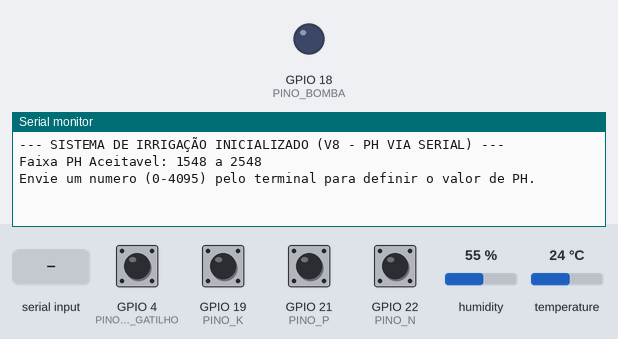
A sketch run on a simulated ESP32. Parts: output pins drawn as LEDs (lit = HIGH), the last lines printed to the serial monitor. The test bench sets the inputs (shaded band); at power-on: GPIO 4 (PINO_NPK_OK_GATILHO), GPIO 19 (PINO_K), GPIO 21 (PINO_P), GPIO 22 (PINO_N) HIGH, humidity 55 %, temperature 24 °C.

Above: at 1.2 s.
1.3 s: GPIO 4 (PINO_NPK_OK_GATILHO) pulled LOW for 0.15 s
At 2.6 s:
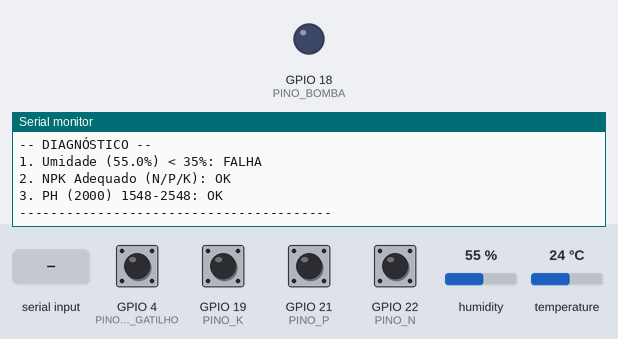
2.9 s: "90,45\n" received over Serial
At 4.0 s:
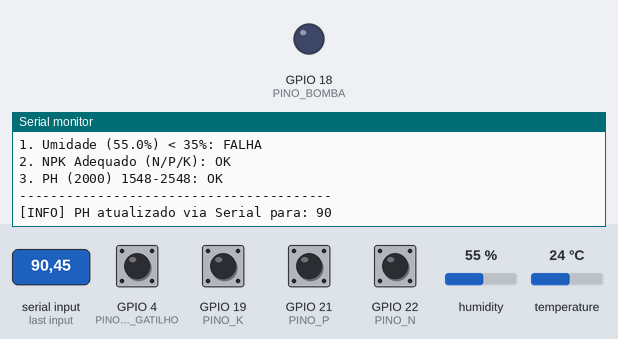
4.4 s: GPIO 4 (PINO_NPK_OK_GATILHO) pulled LOW for 1 s
At 5.1 s:
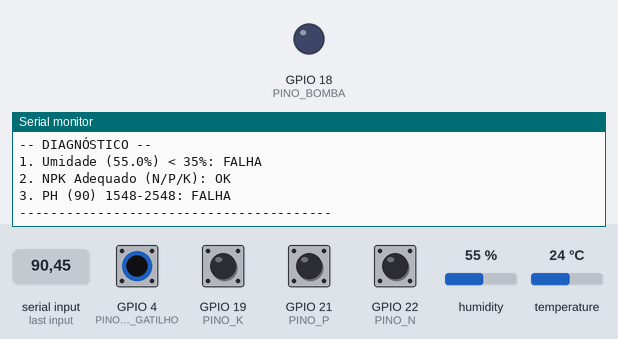
6.9 s: GPIO 4 (PINO_NPK_OK_GATILHO) driven LOW and GPIO 19 (PINO_K) driven LOW
At 8.2 s:
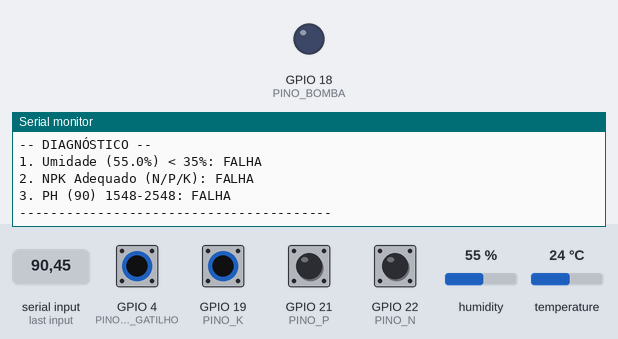

Measured:
- after the input at 1.3 s, the serial monitor: prints a new line after 0.05 s (image 1)
- after the input at 2.9 s, the serial monitor: prints a new line at once (image 2)
- after the input at 4.4 s, the serial monitor: prints a new line after 0.05 s (image 3)
- after the input at 6.9 s, the serial monitor: prints a new line after 0.06 s (image 4)

The sketch:

prog1.ino
```cpp
// =========================================================
// CÓDIGO V8: LÓGICA COMPLETA E PH LIDO VIA MONITOR SERIAL
// - Permite enviar o valor do pH (0 a 4095) pelo terminal para teste.
// - A fiação do LDR/Resistor no JSON é ignorada (pode ser removida).
// =========================================================
#include <DHT.h>

// =========================================================
// VARIÁVEIS GLOBAIS
// =========================================================
float last_umidade = 50.0;
int leitura_ph = 2000; // Valor inicial seguro para o PH

// =========================================================
// DEFINIÇÕES DE PINOS
// =========================================================
// PINOS DE NPK (Condição OK = HIGH/Nao pressionado)
const int PINO_N = 22;
const int PINO_P = 21;
const int PINO_K = 19;
const int PINO_NPK_OK_GATILHO = 4; // Usado APENAS para iniciar a checagem

const int PINO_PH = 35; // Mantido, mas nao usado para leitura no V8
#define DHTTYPE DHT22
const int PINO_UMIDADE = 23;
const int PINO_BOMBA = 18; // LED Azul

DHT dht(PINO_UMIDADE, DHTTYPE);

// =========================================================
// CONSTANTES DE DECISÃO
// =========================================================
const int UMIDADE_MINIMA = 35;
const int UMIDADE_MAXIMA = 70;
const int VALOR_IDEAL_PH = 2048;
const int MARGEM_PH = 500;       // Margem de erro, totalizando 1548 a 2548

// =========================================================
// FUNÇÃO SETUP
// =========================================================
void setup() {
  Serial.begin(115200);
  dht.begin();

  // Configuração dos Pinos de Entrada (Input Pullup para botões)
  pinMode(PINO_NPK_OK_GATILHO, INPUT_PULLUP);
  pinMode(PINO_N, INPUT_PULLUP);
  pinMode(PINO_P, INPUT_PULLUP);
  pinMode(PINO_K, INPUT_PULLUP);

  // Configuração do Pino de Saída (Bomba)
  pinMode(PINO_BOMBA, OUTPUT);
  digitalWrite(PINO_BOMBA, LOW);

  Serial.println("--- SISTEMA DE IRRIGAÇÃO INICIALIZADO (V8 - PH VIA SERIAL) ---");
  Serial.print("Faixa PH Aceitavel: ");
  Serial.print(VALOR_IDEAL_PH - MARGEM_PH);
  Serial.print(" a ");
  Serial.println(VALOR_IDEAL_PH + MARGEM_PH);
  Serial.println("Envie um numero (0-4095) pelo terminal para definir o valor de PH.");
}

// =========================================================
// FUNÇÃO LOOP
// =========================================================
void loop() {

  // LEITURA DO PH VIA SERIAL: Se dados forem enviados, atualiza o PH.
  if (Serial.available() > 0) {
    int valor_lido = Serial.parseInt();
    if (valor_lido >= 0 && valor_lido <= 4095) {
      leitura_ph = valor_lido;
      Serial.print("\n[INFO] PH atualizado via Serial para: ");
      Serial.println(leitura_ph);
    }
    // Limpa o buffer serial para nao ler o mesmo dado repetidamente
    while (Serial.available() > 0) { Serial.read(); }
  }


  // O LOOP INTEIRO SÓ É EXECUTADO QUANDO O BOTÃO GATILHO É PRESSIONADO
  if (digitalRead(PINO_NPK_OK_GATILHO) == LOW) {

      delay(50); // Debounce
      if (digitalRead(PINO_NPK_OK_GATILHO) == HIGH) return; // Se soltou, sai

      Serial.println("\n--- INICIANDO VERIFICACAO ---");

      // 1. LEITURA E PROCESSAMENTO DOS DADOS
      // ---------------------------------------------------------

      // Leitura de NPK: OK se N, P e K NAO estiverem pressionados (HIGH)
      bool npk_adequado = (digitalRead(PINO_N) == HIGH &&
                           digitalRead(PINO_P) == HIGH &&
                           digitalRead(PINO_K) == HIGH);

      // Leitura de Umidade (Com tratamento de falha NaN)
      float current_umidade = dht.readHumidity();
      float umidade;
      if (isnan(current_umidade)) {
          umidade = last_umidade;
          Serial.println("!! Falha na leitura do DHT (NaN). Usando o valor anterior.");
      } else {
          umidade = current_umidade;
          last_umidade = current_umidade; // Atualiza o valor de segurança
      }

      // A leitura_ph (PH) ja foi atualizada no inicio do loop via Serial


      // 2. AVALIAÇÃO DAS REGRAS
      // ---------------------------------------------------------
      bool precisa_regar = (umidade < UMIDADE_MINIMA);
      bool ph_aceitavel = (leitura_ph >= (VALOR_IDEAL_PH - MARGEM_PH) &&
                           leitura_ph <= (VALOR_IDEAL_PH + MARGEM_PH));

      // 3. LÓGICA DE DECISÃO FINAL
      // ---------------------------------------------------------

      digitalWrite(PINO_BOMBA, LOW); // Assume que a bomba está desligada por padrão

      if (precisa_regar) {
          if (npk_adequado && ph_aceitavel) {
              digitalWrite(PINO_BOMBA, HIGH);
              Serial.println(">> REGANDO: Umidade Baixa, NPK e PH OK. <<");
              delay(3000); // Rega por 3 segundos
              digitalWrite(PINO_BOMBA, LOW);
              Serial.println(">> FIM DA REGAGEM.");
          } else {
              Serial.println(">> ALERTA: Umidade Baixa, MAS FALHA em NPK ou PH. Nao regando. <<");
          }
      }
      else if (umidade > UMIDADE_MAXIMA) {
          Serial.println(">> IRRIGAÇÃO SUSPENSA: Umidade Alta. <<");
      }
      else {
          Serial.println(">> ESPERANDO. Umidade OK, Bomba Desligada. <<");
      }

      // 4. IMPRESSÃO DE STATUS DETALHADA
      // ---------------------------------------------------------
      Serial.println("-- DIAGNÓSTICO --");
      Serial.print("1. Umidade ("); Serial.print(umidade, 1); Serial.print("%) < "); Serial.print(UMIDADE_MINIMA); Serial.print("%: "); Serial.println(precisa_regar ? "OK" : "FALHA");
      Serial.print("2. NPK Adequado (N/P/K): "); Serial.println(npk_adequado ? "OK" : "FALHA");
      Serial.print("3. PH ("); Serial.print(leitura_ph); Serial.print(") 1548-2548: "); Serial.println(ph_aceitavel ? "OK" : "FALHA");
      Serial.println("----------------------------------------");

      // Espera o botão ser solto antes de continuar
      while (digitalRead(PINO_NPK_OK_GATILHO) == LOW) { delay(100); }
  }
}
```
